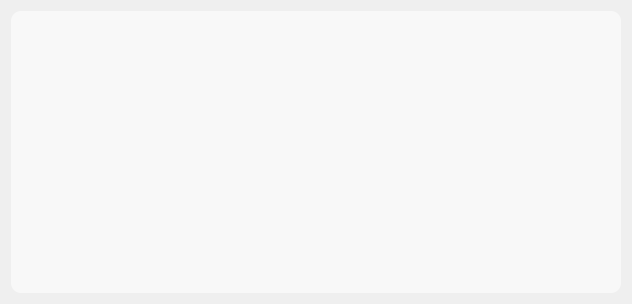
<?xml version="1.0" encoding="UTF-8"?>
<ui version="4.0">
 <class>FHelpWidget</class>
 <widget class="QWidget" name="FHelpWidget">
  <property name="geometry">
   <rect>
    <x>0</x>
    <y>0</y>
    <width>632</width>
    <height>304</height>
   </rect>
  </property>
  <property name="windowTitle">
   <string>Form</string>
  </property>
  <layout class="QVBoxLayout" name="verticalLayout">
   <item>
    <widget class="QTextBrowser" name="textBrowser">
     <property name="styleSheet">
      <string notr="true">background-color: rgba(255, 255, 255,150);
border-radius: 10%;
border-color: rgba(0,0,0,0);</string>
     </property>
     <property name="html">
      <string>&lt;!DOCTYPE HTML PUBLIC &quot;-//W3C//DTD HTML 4.0//EN&quot; &quot;http://www.w3.org/TR/REC-html40/strict.dtd&quot;&gt;
&lt;html&gt;&lt;head&gt;&lt;meta name=&quot;qrichtext&quot; content=&quot;1&quot; /&gt;&lt;style type=&quot;text/css&quot;&gt;
p, li { white-space: pre-wrap; }
&lt;/style&gt;&lt;/head&gt;&lt;body style=&quot; font-family:'Ubuntu'; font-size:11pt; font-weight:400; font-style:normal;&quot;&gt;
&lt;p style=&quot;-qt-paragraph-type:empty; margin-top:0px; margin-bottom:0px; margin-left:0px; margin-right:0px; -qt-block-indent:0; text-indent:0px;&quot;&gt;&lt;br /&gt;&lt;/p&gt;&lt;/body&gt;&lt;/html&gt;</string>
     </property>
    </widget>
   </item>
  </layout>
 </widget>
 <resources/>
 <connections/>
</ui>
